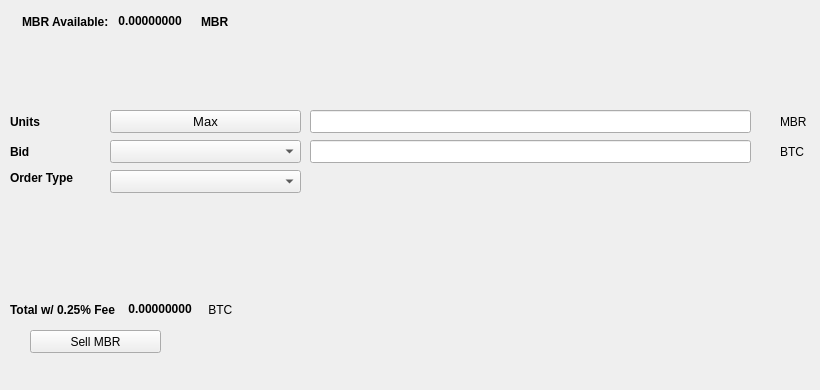
   <widget class="QWidget" name="SellTab">
    <attribute name="title">
     <string>Sell</string>
    </attribute>
    <widget class="QLabel" name="label_16">
     <property name="geometry">
      <rect>
       <x>780</x>
       <y>140</y>
       <width>31</width>
       <height>23</height>
      </rect>
     </property>
     <property name="text">
      <string>BTC</string>
     </property>
    </widget>
    <widget class="QComboBox" name="SellBidcomboBox">
     <property name="geometry">
      <rect>
       <x>110</x>
       <y>140</y>
       <width>191</width>
       <height>23</height>
      </rect>
     </property>
     <property name="font">
      <font>
       <pointsize>10</pointsize>
      </font>
     </property>
    </widget>
    <widget class="QLabel" name="label_18">
     <property name="geometry">
      <rect>
       <x>10</x>
       <y>110</y>
       <width>46</width>
       <height>23</height>
      </rect>
     </property>
     <property name="font">
      <font>
       <weight>75</weight>
       <bold>true</bold>
      </font>
     </property>
     <property name="text">
      <string>Units</string>
     </property>
    </widget>
    <widget class="QPushButton" name="Sell_Max_Amount">
     <property name="geometry">
      <rect>
       <x>110</x>
       <y>110</y>
       <width>191</width>
       <height>23</height>
      </rect>
     </property>
     <property name="font">
      <font>
       <pointsize>10</pointsize>
      </font>
     </property>
     <property name="text">
      <string>Max</string>
     </property>
    </widget>
    <widget class="QLabel" name="label_20">
     <property name="geometry">
      <rect>
       <x>10</x>
       <y>170</y>
       <width>91</width>
       <height>16</height>
      </rect>
     </property>
     <property name="font">
      <font>
       <weight>75</weight>
       <bold>true</bold>
      </font>
     </property>
     <property name="text">
      <string>Order Type</string>
     </property>
    </widget>
    <widget class="QComboBox" name="SellOrdertypeCombo">
     <property name="geometry">
      <rect>
       <x>110</x>
       <y>170</y>
       <width>191</width>
       <height>23</height>
      </rect>
     </property>
     <property name="font">
      <font>
       <pointsize>10</pointsize>
      </font>
     </property>
    </widget>
    <widget class="QLabel" name="label_21">
     <property name="geometry">
      <rect>
       <x>10</x>
       <y>140</y>
       <width>46</width>
       <height>23</height>
      </rect>
     </property>
     <property name="font">
      <font>
       <weight>75</weight>
       <bold>true</bold>
      </font>
     </property>
     <property name="text">
      <string>Bid</string>
     </property>
    </widget>
    <widget class="QLabel" name="label_22">
     <property name="geometry">
      <rect>
       <x>780</x>
       <y>110</y>
       <width>31</width>
       <height>23</height>
      </rect>
     </property>
     <property name="text">
      <string>MBR</string>
     </property>
    </widget>
    <widget class="QLineEdit" name="UnitsInputMBR">
     <property name="geometry">
      <rect>
       <x>310</x>
       <y>110</y>
       <width>441</width>
       <height>23</height>
      </rect>
     </property>
     <property name="font">
      <font>
       <pointsize>9</pointsize>
       <weight>75</weight>
       <bold>true</bold>
      </font>
     </property>
    </widget>
    <widget class="QLineEdit" name="SellBidPriceEdit">
     <property name="geometry">
      <rect>
       <x>310</x>
       <y>140</y>
       <width>441</width>
       <height>23</height>
      </rect>
     </property>
     <property name="font">
      <font>
       <pointsize>9</pointsize>
       <weight>75</weight>
       <bold>true</bold>
      </font>
     </property>
    </widget>
    <widget class="QPushButton" name="SellMBRBTN">
     <property name="geometry">
      <rect>
       <x>30</x>
       <y>330</y>
       <width>131</width>
       <height>23</height>
      </rect>
     </property>
     <property name="text">
      <string>Sell MBR</string>
     </property>
     <property name="icon">
      <iconset resource="../moonbridge">
       <normaloff>:/icons/bitcoin</normaloff>:/icons/bitcoin</iconset>
     </property>
    </widget>
    <widget class="QWidget" name="layoutWidget3">
     <property name="geometry">
      <rect>
       <x>22</x>
       <y>12</y>
       <width>258</width>
       <height>19</height>
      </rect>
     </property>
     <layout class="QHBoxLayout" name="horizontalLayout">
      <item>
       <widget class="QLabel" name="label232_2">
        <property name="font">
         <font>
          <weight>75</weight>
          <bold>true</bold>
         </font>
        </property>
        <property name="text">
         <string>MBR Available:</string>
        </property>
       </widget>
      </item>
      <item>
       <widget class="QLabel" name="MBRAvailableLabel">
        <property name="palette">
         <palette>
          <active>
           <colorrole role="WindowText">
            <brush brushstyle="SolidPattern">
             <color alpha="255">
              <red>0</red>
              <green>0</green>
              <blue>0</blue>
             </color>
            </brush>
           </colorrole>
           <colorrole role="Button">
            <brush brushstyle="SolidPattern">
             <color alpha="255">
              <red>0</red>
              <green>170</green>
              <blue>0</blue>
             </color>
            </brush>
           </colorrole>
           <colorrole role="Light">
            <brush brushstyle="SolidPattern">
             <color alpha="255">
              <red>0</red>
              <green>255</green>
              <blue>0</blue>
             </color>
            </brush>
           </colorrole>
           <colorrole role="Midlight">
            <brush brushstyle="SolidPattern">
             <color alpha="255">
              <red>0</red>
              <green>212</green>
              <blue>0</blue>
             </color>
            </brush>
           </colorrole>
           <colorrole role="Dark">
            <brush brushstyle="SolidPattern">
             <color alpha="255">
              <red>0</red>
              <green>85</green>
              <blue>0</blue>
             </color>
            </brush>
           </colorrole>
           <colorrole role="Mid">
            <brush brushstyle="SolidPattern">
             <color alpha="255">
              <red>0</red>
              <green>113</green>
              <blue>0</blue>
             </color>
            </brush>
           </colorrole>
           <colorrole role="Text">
            <brush brushstyle="SolidPattern">
             <color alpha="255">
              <red>0</red>
              <green>170</green>
              <blue>0</blue>
             </color>
            </brush>
           </colorrole>
           <colorrole role="BrightText">
            <brush brushstyle="SolidPattern">
             <color alpha="255">
              <red>255</red>
              <green>255</green>
              <blue>255</blue>
             </color>
            </brush>
           </colorrole>
           <colorrole role="ButtonText">
            <brush brushstyle="SolidPattern">
             <color alpha="255">
              <red>0</red>
              <green>0</green>
              <blue>0</blue>
             </color>
            </brush>
           </colorrole>
           <colorrole role="Base">
            <brush brushstyle="SolidPattern">
             <color alpha="255">
              <red>255</red>
              <green>255</green>
              <blue>255</blue>
             </color>
            </brush>
           </colorrole>
           <colorrole role="Window">
            <brush brushstyle="SolidPattern">
             <color alpha="255">
              <red>0</red>
              <green>170</green>
              <blue>0</blue>
             </color>
            </brush>
           </colorrole>
           <colorrole role="Shadow">
            <brush brushstyle="SolidPattern">
             <color alpha="255">
              <red>0</red>
              <green>0</green>
              <blue>0</blue>
             </color>
            </brush>
           </colorrole>
           <colorrole role="AlternateBase">
            <brush brushstyle="SolidPattern">
             <color alpha="255">
              <red>127</red>
              <green>212</green>
              <blue>127</blue>
             </color>
            </brush>
           </colorrole>
           <colorrole role="ToolTipBase">
            <brush brushstyle="SolidPattern">
             <color alpha="255">
              <red>255</red>
              <green>255</green>
              <blue>220</blue>
             </color>
            </brush>
           </colorrole>
           <colorrole role="ToolTipText">
            <brush brushstyle="SolidPattern">
             <color alpha="255">
              <red>0</red>
              <green>0</green>
              <blue>0</blue>
             </color>
            </brush>
           </colorrole>
          </active>
          <inactive>
           <colorrole role="WindowText">
            <brush brushstyle="SolidPattern">
             <color alpha="255">
              <red>0</red>
              <green>0</green>
              <blue>0</blue>
             </color>
            </brush>
           </colorrole>
           <colorrole role="Button">
            <brush brushstyle="SolidPattern">
             <color alpha="255">
              <red>0</red>
              <green>170</green>
              <blue>0</blue>
             </color>
            </brush>
           </colorrole>
           <colorrole role="Light">
            <brush brushstyle="SolidPattern">
             <color alpha="255">
              <red>0</red>
              <green>255</green>
              <blue>0</blue>
             </color>
            </brush>
           </colorrole>
           <colorrole role="Midlight">
            <brush brushstyle="SolidPattern">
             <color alpha="255">
              <red>0</red>
              <green>212</green>
              <blue>0</blue>
             </color>
            </brush>
           </colorrole>
           <colorrole role="Dark">
            <brush brushstyle="SolidPattern">
             <color alpha="255">
              <red>0</red>
              <green>85</green>
              <blue>0</blue>
             </color>
            </brush>
           </colorrole>
           <colorrole role="Mid">
            <brush brushstyle="SolidPattern">
             <color alpha="255">
              <red>0</red>
              <green>113</green>
              <blue>0</blue>
             </color>
            </brush>
           </colorrole>
           <colorrole role="Text">
            <brush brushstyle="SolidPattern">
             <color alpha="255">
              <red>0</red>
              <green>170</green>
              <blue>0</blue>
             </color>
            </brush>
           </colorrole>
           <colorrole role="BrightText">
            <brush brushstyle="SolidPattern">
             <color alpha="255">
              <red>255</red>
              <green>255</green>
              <blue>255</blue>
             </color>
            </brush>
           </colorrole>
           <colorrole role="ButtonText">
            <brush brushstyle="SolidPattern">
             <color alpha="255">
              <red>0</red>
              <green>0</green>
              <blue>0</blue>
             </color>
            </brush>
           </colorrole>
           <colorrole role="Base">
            <brush brushstyle="SolidPattern">
             <color alpha="255">
              <red>255</red>
              <green>255</green>
              <blue>255</blue>
             </color>
            </brush>
           </colorrole>
           <colorrole role="Window">
            <brush brushstyle="SolidPattern">
             <color alpha="255">
              <red>0</red>
              <green>170</green>
              <blue>0</blue>
             </color>
            </brush>
           </colorrole>
           <colorrole role="Shadow">
            <brush brushstyle="SolidPattern">
             <color alpha="255">
              <red>0</red>
              <green>0</green>
              <blue>0</blue>
             </color>
            </brush>
           </colorrole>
           <colorrole role="AlternateBase">
            <brush brushstyle="SolidPattern">
             <color alpha="255">
              <red>127</red>
              <green>212</green>
              <blue>127</blue>
             </color>
            </brush>
           </colorrole>
           <colorrole role="ToolTipBase">
            <brush brushstyle="SolidPattern">
             <color alpha="255">
              <red>255</red>
              <green>255</green>
              <blue>220</blue>
             </color>
            </brush>
           </colorrole>
           <colorrole role="ToolTipText">
            <brush brushstyle="SolidPattern">
             <color alpha="255">
              <red>0</red>
              <green>0</green>
              <blue>0</blue>
             </color>
            </brush>
           </colorrole>
          </inactive>
          <disabled>
           <colorrole role="WindowText">
            <brush brushstyle="SolidPattern">
             <color alpha="255">
              <red>0</red>
              <green>85</green>
              <blue>0</blue>
             </color>
            </brush>
           </colorrole>
           <colorrole role="Button">
            <brush brushstyle="SolidPattern">
             <color alpha="255">
              <red>0</red>
              <green>170</green>
              <blue>0</blue>
             </color>
            </brush>
           </colorrole>
           <colorrole role="Light">
            <brush brushstyle="SolidPattern">
             <color alpha="255">
              <red>0</red>
              <green>255</green>
              <blue>0</blue>
             </color>
            </brush>
           </colorrole>
           <colorrole role="Midlight">
            <brush brushstyle="SolidPattern">
             <color alpha="255">
              <red>0</red>
              <green>212</green>
              <blue>0</blue>
             </color>
            </brush>
           </colorrole>
           <colorrole role="Dark">
            <brush brushstyle="SolidPattern">
             <color alpha="255">
              <red>0</red>
              <green>85</green>
              <blue>0</blue>
             </color>
            </brush>
           </colorrole>
           <colorrole role="Mid">
            <brush brushstyle="SolidPattern">
             <color alpha="255">
              <red>0</red>
              <green>113</green>
              <blue>0</blue>
             </color>
            </brush>
           </colorrole>
           <colorrole role="Text">
            <brush brushstyle="SolidPattern">
             <color alpha="255">
              <red>0</red>
              <green>85</green>
              <blue>0</blue>
             </color>
            </brush>
           </colorrole>
           <colorrole role="BrightText">
            <brush brushstyle="SolidPattern">
             <color alpha="255">
              <red>255</red>
              <green>255</green>
              <blue>255</blue>
             </color>
            </brush>
           </colorrole>
           <colorrole role="ButtonText">
            <brush brushstyle="SolidPattern">
             <color alpha="255">
              <red>0</red>
              <green>85</green>
              <blue>0</blue>
             </color>
            </brush>
           </colorrole>
           <colorrole role="Base">
            <brush brushstyle="SolidPattern">
             <color alpha="255">
              <red>0</red>
              <green>170</green>
              <blue>0</blue>
             </color>
            </brush>
           </colorrole>
           <colorrole role="Window">
            <brush brushstyle="SolidPattern">
             <color alpha="255">
              <red>0</red>
              <green>170</green>
              <blue>0</blue>
             </color>
            </brush>
           </colorrole>
           <colorrole role="Shadow">
            <brush brushstyle="SolidPattern">
             <color alpha="255">
              <red>0</red>
              <green>0</green>
              <blue>0</blue>
             </color>
            </brush>
           </colorrole>
           <colorrole role="AlternateBase">
            <brush brushstyle="SolidPattern">
             <color alpha="255">
              <red>0</red>
              <green>170</green>
              <blue>0</blue>
             </color>
            </brush>
           </colorrole>
           <colorrole role="ToolTipBase">
            <brush brushstyle="SolidPattern">
             <color alpha="255">
              <red>255</red>
              <green>255</green>
              <blue>220</blue>
             </color>
            </brush>
           </colorrole>
           <colorrole role="ToolTipText">
            <brush brushstyle="SolidPattern">
             <color alpha="255">
              <red>0</red>
              <green>0</green>
              <blue>0</blue>
             </color>
            </brush>
           </colorrole>
          </disabled>
         </palette>
        </property>
        <property name="font">
         <font>
          <weight>75</weight>
          <bold>true</bold>
         </font>
        </property>
        <property name="text">
         <string> 0.00000000 </string>
        </property>
        <property name="textInteractionFlags">
         <set>Qt::LinksAccessibleByMouse|Qt::TextSelectableByKeyboard|Qt::TextSelectableByMouse</set>
        </property>
       </widget>
      </item>
      <item>
       <widget class="QLabel" name="labelMBR">
        <property name="font">
         <font>
          <weight>75</weight>
          <bold>true</bold>
         </font>
        </property>
        <property name="text">
         <string>MBR</string>
        </property>
       </widget>
      </item>
     </layout>
    </widget>
    <widget class="QWidget" name="layoutWidget">
     <property name="geometry">
      <rect>
       <x>10</x>
       <y>300</y>
       <width>268</width>
       <height>19</height>
      </rect>
     </property>
     <layout class="QHBoxLayout" name="horizontalLayout_2">
      <item>
       <widget class="QLabel" name="label_19">
        <property name="font">
         <font>
          <weight>75</weight>
          <bold>true</bold>
         </font>
        </property>
        <property name="text">
         <string>Total w/ 0.25% Fee </string>
        </property>
       </widget>
      </item>
      <item>
       <widget class="QLabel" name="SellCostLabel">
        <property name="palette">
         <palette>
          <active>
           <colorrole role="WindowText">
            <brush brushstyle="SolidPattern">
             <color alpha="255">
              <red>0</red>
              <green>0</green>
              <blue>0</blue>
             </color>
            </brush>
           </colorrole>
           <colorrole role="Button">
            <brush brushstyle="SolidPattern">
             <color alpha="255">
              <red>0</red>
              <green>170</green>
              <blue>0</blue>
             </color>
            </brush>
           </colorrole>
           <colorrole role="Light">
            <brush brushstyle="SolidPattern">
             <color alpha="255">
              <red>0</red>
              <green>255</green>
              <blue>0</blue>
             </color>
            </brush>
           </colorrole>
           <colorrole role="Midlight">
            <brush brushstyle="SolidPattern">
             <color alpha="255">
              <red>0</red>
              <green>212</green>
              <blue>0</blue>
             </color>
            </brush>
           </colorrole>
           <colorrole role="Dark">
            <brush brushstyle="SolidPattern">
             <color alpha="255">
              <red>0</red>
              <green>85</green>
              <blue>0</blue>
             </color>
            </brush>
           </colorrole>
           <colorrole role="Mid">
            <brush brushstyle="SolidPattern">
             <color alpha="255">
              <red>0</red>
              <green>113</green>
              <blue>0</blue>
             </color>
            </brush>
           </colorrole>
           <colorrole role="Text">
            <brush brushstyle="SolidPattern">
             <color alpha="255">
              <red>0</red>
              <green>170</green>
              <blue>0</blue>
             </color>
            </brush>
           </colorrole>
           <colorrole role="BrightText">
            <brush brushstyle="SolidPattern">
             <color alpha="255">
              <red>255</red>
              <green>255</green>
              <blue>255</blue>
             </color>
            </brush>
           </colorrole>
           <colorrole role="ButtonText">
            <brush brushstyle="SolidPattern">
             <color alpha="255">
              <red>0</red>
              <green>0</green>
              <blue>0</blue>
             </color>
            </brush>
           </colorrole>
           <colorrole role="Base">
            <brush brushstyle="SolidPattern">
             <color alpha="255">
              <red>255</red>
              <green>255</green>
              <blue>255</blue>
             </color>
            </brush>
           </colorrole>
           <colorrole role="Window">
            <brush brushstyle="SolidPattern">
             <color alpha="255">
              <red>0</red>
              <green>170</green>
              <blue>0</blue>
             </color>
            </brush>
           </colorrole>
           <colorrole role="Shadow">
            <brush brushstyle="SolidPattern">
             <color alpha="255">
              <red>0</red>
              <green>0</green>
              <blue>0</blue>
             </color>
            </brush>
           </colorrole>
           <colorrole role="AlternateBase">
            <brush brushstyle="SolidPattern">
             <color alpha="255">
              <red>127</red>
              <green>212</green>
              <blue>127</blue>
             </color>
            </brush>
           </colorrole>
           <colorrole role="ToolTipBase">
            <brush brushstyle="SolidPattern">
             <color alpha="255">
              <red>255</red>
              <green>255</green>
              <blue>220</blue>
             </color>
            </brush>
           </colorrole>
           <colorrole role="ToolTipText">
            <brush brushstyle="SolidPattern">
             <color alpha="255">
              <red>0</red>
              <green>0</green>
              <blue>0</blue>
             </color>
            </brush>
           </colorrole>
          </active>
          <inactive>
           <colorrole role="WindowText">
            <brush brushstyle="SolidPattern">
             <color alpha="255">
              <red>0</red>
              <green>0</green>
              <blue>0</blue>
             </color>
            </brush>
           </colorrole>
           <colorrole role="Button">
            <brush brushstyle="SolidPattern">
             <color alpha="255">
              <red>0</red>
              <green>170</green>
              <blue>0</blue>
             </color>
            </brush>
           </colorrole>
           <colorrole role="Light">
            <brush brushstyle="SolidPattern">
             <color alpha="255">
              <red>0</red>
              <green>255</green>
              <blue>0</blue>
             </color>
            </brush>
           </colorrole>
           <colorrole role="Midlight">
            <brush brushstyle="SolidPattern">
             <color alpha="255">
              <red>0</red>
              <green>212</green>
              <blue>0</blue>
             </color>
            </brush>
           </colorrole>
           <colorrole role="Dark">
            <brush brushstyle="SolidPattern">
             <color alpha="255">
              <red>0</red>
              <green>85</green>
              <blue>0</blue>
             </color>
            </brush>
           </colorrole>
           <colorrole role="Mid">
            <brush brushstyle="SolidPattern">
             <color alpha="255">
              <red>0</red>
              <green>113</green>
              <blue>0</blue>
             </color>
            </brush>
           </colorrole>
           <colorrole role="Text">
            <brush brushstyle="SolidPattern">
             <color alpha="255">
              <red>0</red>
              <green>170</green>
              <blue>0</blue>
             </color>
            </brush>
           </colorrole>
           <colorrole role="BrightText">
            <brush brushstyle="SolidPattern">
             <color alpha="255">
              <red>255</red>
              <green>255</green>
              <blue>255</blue>
             </color>
            </brush>
           </colorrole>
           <colorrole role="ButtonText">
            <brush brushstyle="SolidPattern">
             <color alpha="255">
              <red>0</red>
              <green>0</green>
              <blue>0</blue>
             </color>
            </brush>
           </colorrole>
           <colorrole role="Base">
            <brush brushstyle="SolidPattern">
             <color alpha="255">
              <red>255</red>
              <green>255</green>
              <blue>255</blue>
             </color>
            </brush>
           </colorrole>
           <colorrole role="Window">
            <brush brushstyle="SolidPattern">
             <color alpha="255">
              <red>0</red>
              <green>170</green>
              <blue>0</blue>
             </color>
            </brush>
           </colorrole>
           <colorrole role="Shadow">
            <brush brushstyle="SolidPattern">
             <color alpha="255">
              <red>0</red>
              <green>0</green>
              <blue>0</blue>
             </color>
            </brush>
           </colorrole>
           <colorrole role="AlternateBase">
            <brush brushstyle="SolidPattern">
             <color alpha="255">
              <red>127</red>
              <green>212</green>
              <blue>127</blue>
             </color>
            </brush>
           </colorrole>
           <colorrole role="ToolTipBase">
            <brush brushstyle="SolidPattern">
             <color alpha="255">
              <red>255</red>
              <green>255</green>
              <blue>220</blue>
             </color>
            </brush>
           </colorrole>
           <colorrole role="ToolTipText">
            <brush brushstyle="SolidPattern">
             <color alpha="255">
              <red>0</red>
              <green>0</green>
              <blue>0</blue>
             </color>
            </brush>
           </colorrole>
          </inactive>
          <disabled>
           <colorrole role="WindowText">
            <brush brushstyle="SolidPattern">
             <color alpha="255">
              <red>0</red>
              <green>85</green>
              <blue>0</blue>
             </color>
            </brush>
           </colorrole>
           <colorrole role="Button">
            <brush brushstyle="SolidPattern">
             <color alpha="255">
              <red>0</red>
              <green>170</green>
              <blue>0</blue>
             </color>
            </brush>
           </colorrole>
           <colorrole role="Light">
            <brush brushstyle="SolidPattern">
             <color alpha="255">
              <red>0</red>
              <green>255</green>
              <blue>0</blue>
             </color>
            </brush>
           </colorrole>
           <colorrole role="Midlight">
            <brush brushstyle="SolidPattern">
             <color alpha="255">
              <red>0</red>
              <green>212</green>
              <blue>0</blue>
             </color>
            </brush>
           </colorrole>
           <colorrole role="Dark">
            <brush brushstyle="SolidPattern">
             <color alpha="255">
              <red>0</red>
              <green>85</green>
              <blue>0</blue>
             </color>
            </brush>
           </colorrole>
           <colorrole role="Mid">
            <brush brushstyle="SolidPattern">
             <color alpha="255">
              <red>0</red>
              <green>113</green>
              <blue>0</blue>
             </color>
            </brush>
           </colorrole>
           <colorrole role="Text">
            <brush brushstyle="SolidPattern">
             <color alpha="255">
              <red>0</red>
              <green>85</green>
              <blue>0</blue>
             </color>
            </brush>
           </colorrole>
           <colorrole role="BrightText">
            <brush brushstyle="SolidPattern">
             <color alpha="255">
              <red>255</red>
              <green>255</green>
              <blue>255</blue>
             </color>
            </brush>
           </colorrole>
           <colorrole role="ButtonText">
            <brush brushstyle="SolidPattern">
             <color alpha="255">
              <red>0</red>
              <green>85</green>
              <blue>0</blue>
             </color>
            </brush>
           </colorrole>
           <colorrole role="Base">
            <brush brushstyle="SolidPattern">
             <color alpha="255">
              <red>0</red>
              <green>170</green>
              <blue>0</blue>
             </color>
            </brush>
           </colorrole>
           <colorrole role="Window">
            <brush brushstyle="SolidPattern">
             <color alpha="255">
              <red>0</red>
              <green>170</green>
              <blue>0</blue>
             </color>
            </brush>
           </colorrole>
           <colorrole role="Shadow">
            <brush brushstyle="SolidPattern">
             <color alpha="255">
              <red>0</red>
              <green>0</green>
              <blue>0</blue>
             </color>
            </brush>
           </colorrole>
           <colorrole role="AlternateBase">
            <brush brushstyle="SolidPattern">
             <color alpha="255">
              <red>0</red>
              <green>170</green>
              <blue>0</blue>
             </color>
            </brush>
           </colorrole>
           <colorrole role="ToolTipBase">
            <brush brushstyle="SolidPattern">
             <color alpha="255">
              <red>255</red>
              <green>255</green>
              <blue>220</blue>
             </color>
            </brush>
           </colorrole>
           <colorrole role="ToolTipText">
            <brush brushstyle="SolidPattern">
             <color alpha="255">
              <red>0</red>
              <green>0</green>
              <blue>0</blue>
             </color>
            </brush>
           </colorrole>
          </disabled>
         </palette>
        </property>
        <property name="font">
         <font>
          <weight>75</weight>
          <bold>true</bold>
         </font>
        </property>
        <property name="autoFillBackground">
         <bool>false</bool>
        </property>
        <property name="text">
         <string> 0.00000000</string>
        </property>
        <property name="textInteractionFlags">
         <set>Qt::LinksAccessibleByMouse|Qt::TextSelectableByMouse</set>
        </property>
       </widget>
      </item>
      <item>
       <widget class="QLabel" name="label_17">
        <property name="font">
         <font>
          <weight>50</weight>
          <bold>false</bold>
         </font>
        </property>
        <property name="text">
         <string> BTC</string>
        </property>
       </widget>
      </item>
     </layout>
    </widget>
    <widget class="QLabel" name="label_23">
     <property name="geometry">
      <rect>
       <x>460</x>
       <y>300</y>
       <width>281</width>
       <height>81</height>
      </rect>
     </property>
     <property name="text">
      <string/>
     </property>
     <property name="pixmap">
      <pixmap>:/images/bittrex</pixmap>
     </property>
    </widget>
   </widget>
